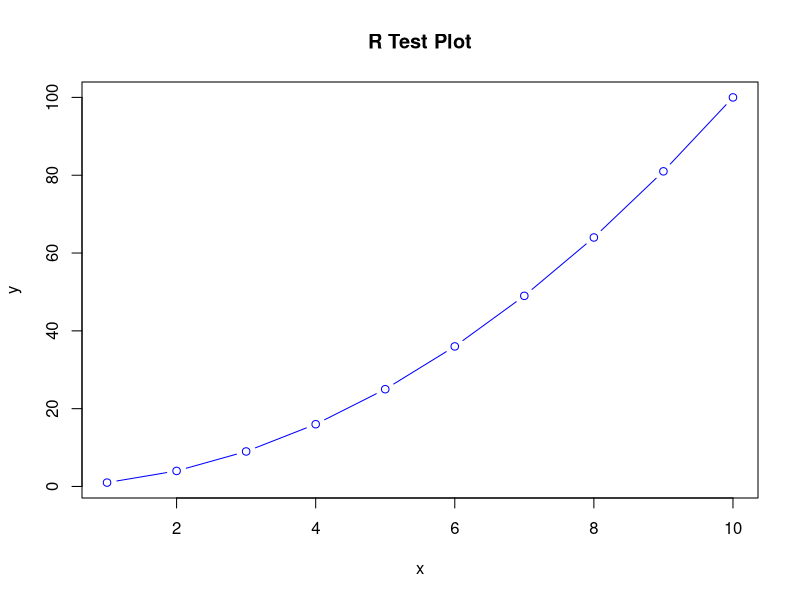

Write R code to recreate this figure.
# TEST
# Basic math and vector operations in R (First timer)
x <- seq(1, 10, by = 1)
y <- x^2

# Output to console
print(data.frame(x = x, y = y))

# Generate a plot
plot(x, y, main = "R Test Plot", type = "b", col = "blue")
